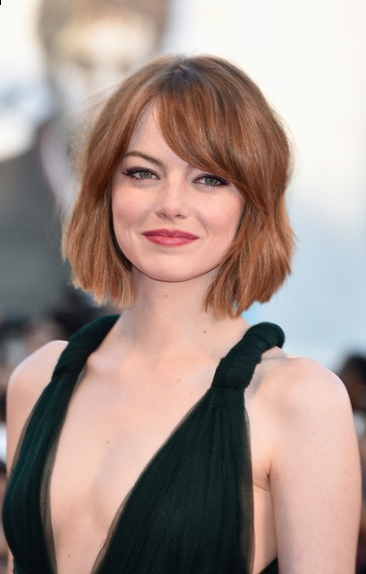
#> input picture percepcionC/Actividad_2/media/test.png, 366 x 574 px
$ jupyter execute SpacialFilters.ipynb
#> lines starting #> are read from the running program, lines starting #| are printed output that depends on the picture
# Actividad 2

## Descripción
A lo largo del curso, hemos explorado diferentes filtros espaciales, algunos suavizan las imágenes y otros que pareciera que le agregan ruido, así como algunos que se especializan en detectar bordes. La realidad es que todos estos filtros son de gran ayuda en muchos ámbitos, como en medicina, robótica, etc. En esta actividad, se profundiza sobre en la implementación de estos filtros, mostrando paso a paso el desarrollo de estos y algunos ejemplos.

[cell 1]
import cv2
import matplotlib.pyplot as plt
import numpy as np
from scipy import ndimage
import os

[cell 2]
class SpacialFilters(object):
    """
    Class that implements LP, HP filters with commons masks.
    In addition, it implements border detection.
    """

    BASE_DIR = os.getcwd()
    LP_FILTERS = {
        'average_filter': (np.ones(shape=(3,3))) * 1/9,
        'gaussian_filter': (np.array([1,2,1,2,4,2,1,2,1]).reshape(3,3)) * 1/16
    }
    HP_FILTERS = {
        'gradient': np.array([1,0,-1,1,0,-1,1,0,-1]).reshape(3,3),
        'laplacian': np.array([-1,-1,-1,-1,8,-1,-1,-1,-1]).reshape(3,3),
    }
    BORDER_DETECTION = {
        'prewitt_horizontal': np.array([1,1,1,0,0,0,-1,-1,-1]).reshape(3,3),
        'prewitt_vertical': np.array([-1,0,1,-1,0,1,-1,0,1]).reshape(3,3),
        'prewitt_45': np.array([-1,-1,0,-1,0,1,0,1,1]).reshape(3,3),
        'sobel_horizontal': np.array([1,2,1,0,0,0,-1,-2,-1]).reshape(3,3),
        'sobel_vertical': np.array([-1,0,1,-2,0,2,-1,0,1]).reshape(3,3),
        'sobel_45': np.array([-2,-1,0,-1,0,1,0,1,2]).reshape(3,3),
    }

    OPTIONS = (
        ('LP_FILTERS', LP_FILTERS.keys(), LP_FILTERS),
        ('HP_FILTERS', HP_FILTERS.keys(), HP_FILTERS),
        ('BORDER_DETECTION', BORDER_DETECTION.keys(), BORDER_DETECTION)
    )

    def __init__(self, img_path: str, weak_pixel=20, strong_pixel=180, low_threshold=0.01, high_threshold=0.04):
#> called with img_path = '/media/test.png', weak_pixel = 20, strong_pixel = 180, low_threshold = 0.01, high_threshold = 0.04
        self.low_threshold = low_threshold
        self.high_threshold = high_threshold
        self.weak_pixel = weak_pixel
        self.strong_pixel = strong_pixel
        self.option = None
        # Image on gray scale (represented on a numpy ndarray)
        self.image = cv2.imread(self.BASE_DIR + img_path, cv2.IMREAD_GRAYSCALE)
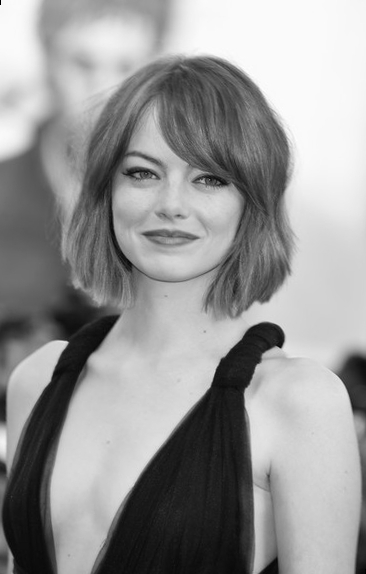
#> self.image: shape (574, 366); min 0, max 255, mean 150.4
        # image width
        self.width = int(self.image.shape[1])
#> self.width = 366
        # image height
        self.height = int(self.image.shape[0])
#> self.height = 574
        self.processed_image = None
        # Verify if the resolution is correct, else modify it
        self.resize_image()
        # Get the spacial filter (kernel or mask) to apply to the image
        self.kernel = self.get_filter()
        # Apply the kernel to the image
        self.apply_filter()


    def get_filter(self) -> np.array:
        """
        Display all the filters options to apply
        ...
        """
        # Dictionary to map the options with their masks
        valid_options = dict()
        is_valid = False
        print("Por favor, selecciona una opción.\n")
        # Show all the options
        for i in self.OPTIONS:
            print(i[0] + ":")
            for j in i[1]:
                raw_choice = j
                valid_options[raw_choice] = i[2][raw_choice]
                print("\t" + "- " + raw_choice)
        # Force to select a valid option
        while is_valid is False:
            option = input("\noption -> ")
            if option in valid_options.keys():
                is_valid = True
            else:
                print("Por favor ingresa una opción correcta.")
#> this loop made 7 passes; the answer given on pass 1: 1
        kernel = valid_options[option]
        self.option = option

        return kernel


    def resize_image(self) -> None:
        """
        Resize the image to a resolution appropriate to work with
        ...
        """
        if self.height > 700:
            scale_percent = 700 / self.height
            # Get new dimension for the resized image
            self.width = int(self.width * scale_percent)
            self.height = int(self.height * scale_percent)
            dim = (self.width, self.height)

            # Resize image
            self.image = cv2.resize(self.image, dim, interpolation = cv2.INTER_AREA)


    # [242 lines left out: functions get_window_result, apply_filter, non_max_suppression, threshold, hysteresis, canny_filter and 1 more, not called in this run]


$ run again, with percepcionC/Actividad_2/media/aleksei.png copied over percepcionC/Actividad_2/media/test.png
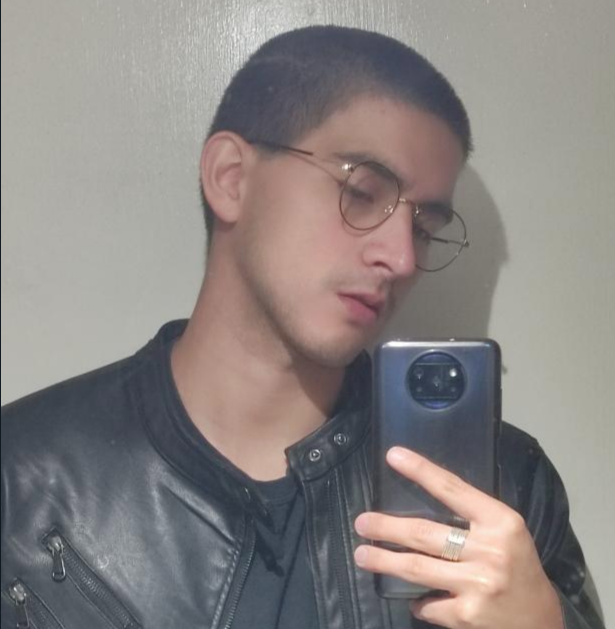
#> input picture percepcionC/Actividad_2/media/aleksei.png, 1230 x 1258 px (shown at 1/2 size)
#> in __init__, `self.image = cv2.imread(self.BASE_DIR + img_path, cv2.IMREAD_GRAYSCALE)`:
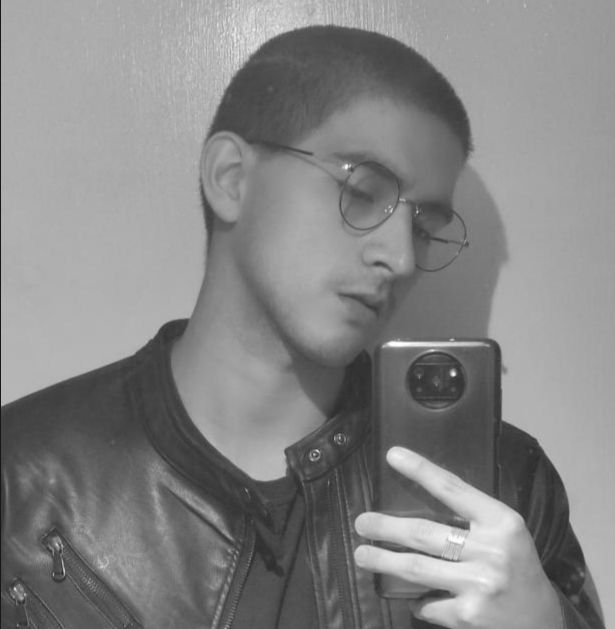
#> self.image: shape (1258, 1230) (shown at 1/2 size); min 24, max 253, mean 133.1
#> in resize_image, `self.image = cv2.resize(self.image, dim, interpolation = cv2.INTER_AREA)`:
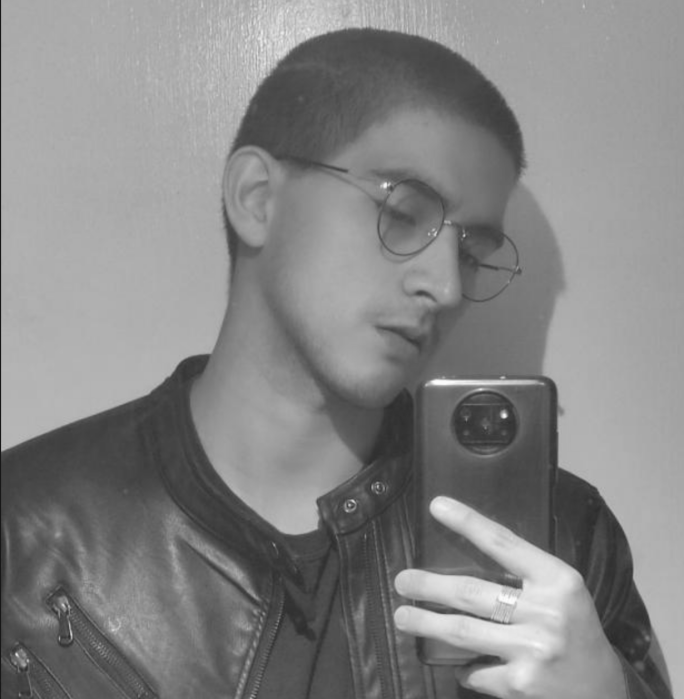
#> self.image: shape (699, 684); min 24, max 253, mean 133.1
#> the loop in get_filter, `while is_valid is False:` made 7 passes; the answer given on pass 1: 1

$ run again, with percepcionC/Actividad_2/media/carlos.png copied over percepcionC/Actividad_2/media/test.png
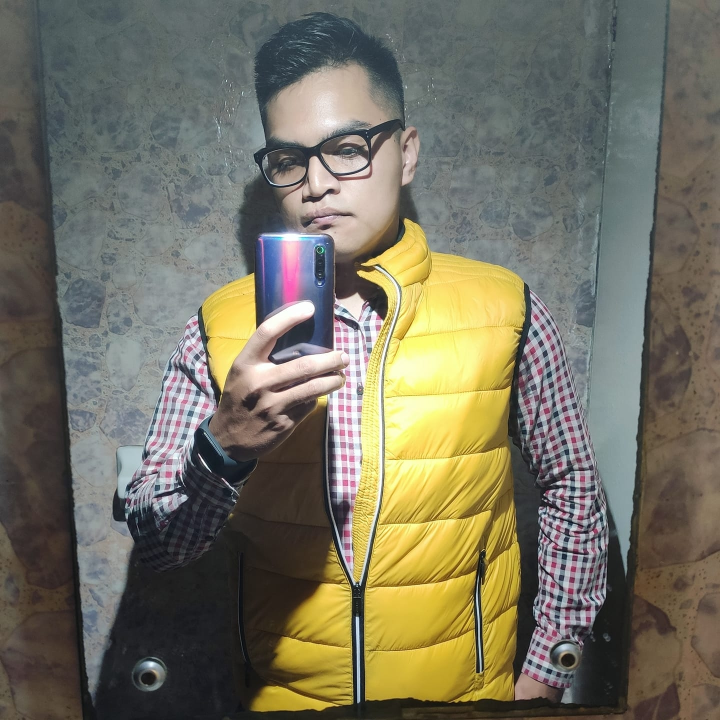
#> input picture percepcionC/Actividad_2/media/carlos.png, 1440 x 1440 px (shown at 1/2 size)
#> in __init__, `self.image = cv2.imread(self.BASE_DIR + img_path, cv2.IMREAD_GRAYSCALE)`:
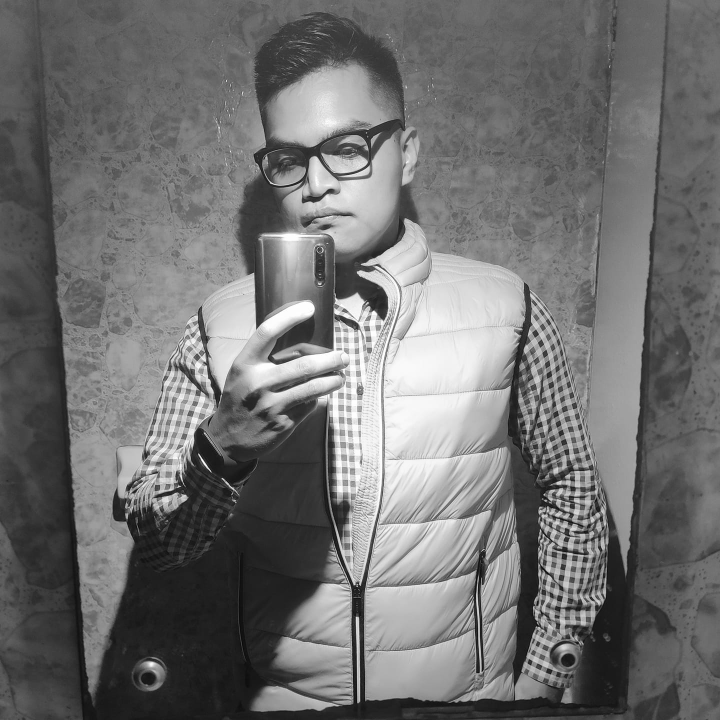
#> self.image: shape (1440, 1440) (shown at 1/2 size); min 0, max 255, mean 112.5
#> in resize_image, `self.image = cv2.resize(self.image, dim, interpolation = cv2.INTER_AREA)`:
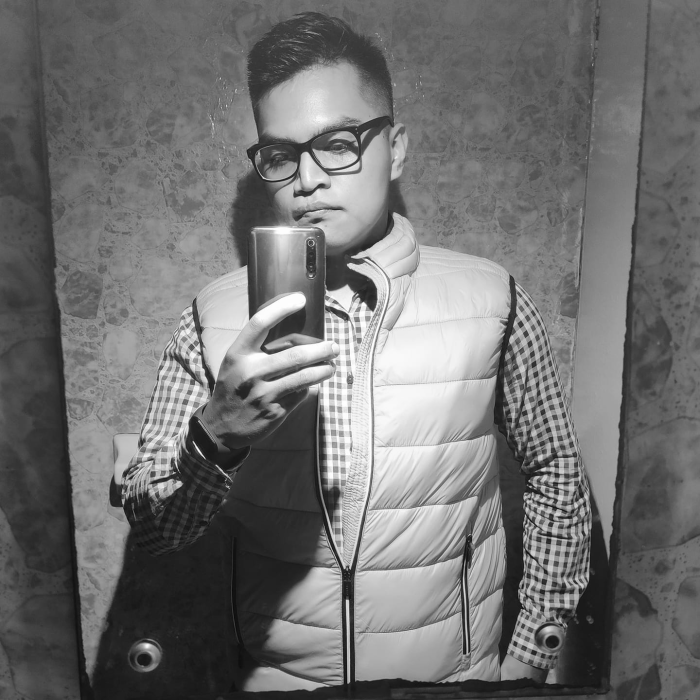
#> self.image: shape (700, 700); min 12, max 255, mean 112.5
#> the loop in get_filter, `while is_valid is False:` made 7 passes; the answer given on pass 1: 1

$ run again, with percepcionC/Actividad_2/media/cena.png copied over percepcionC/Actividad_2/media/test.png
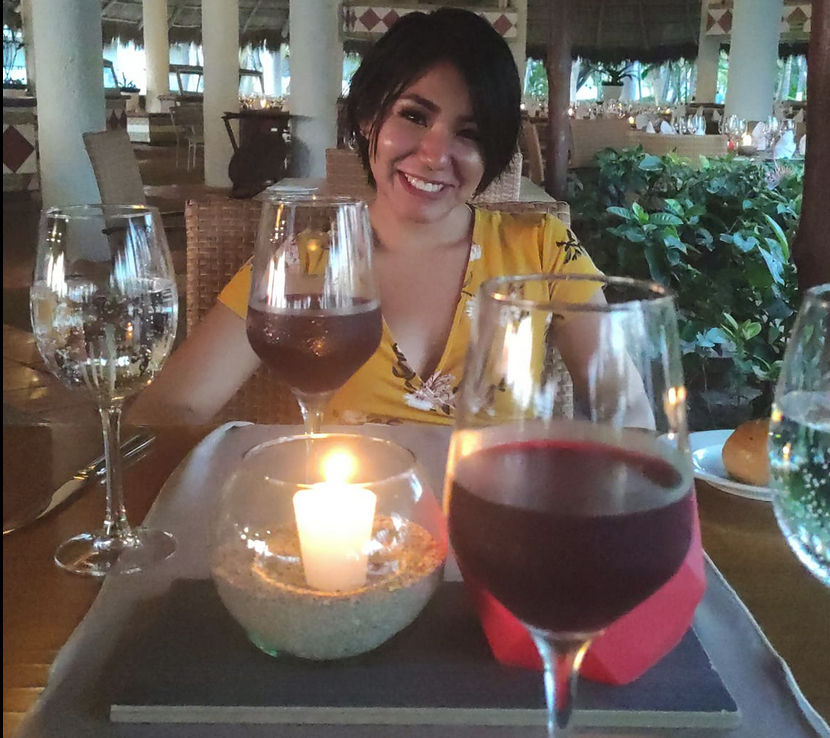
#> input picture percepcionC/Actividad_2/media/cena.png, 830 x 738 px
#> in __init__, `self.image = cv2.imread(self.BASE_DIR + img_path, cv2.IMREAD_GRAYSCALE)`:
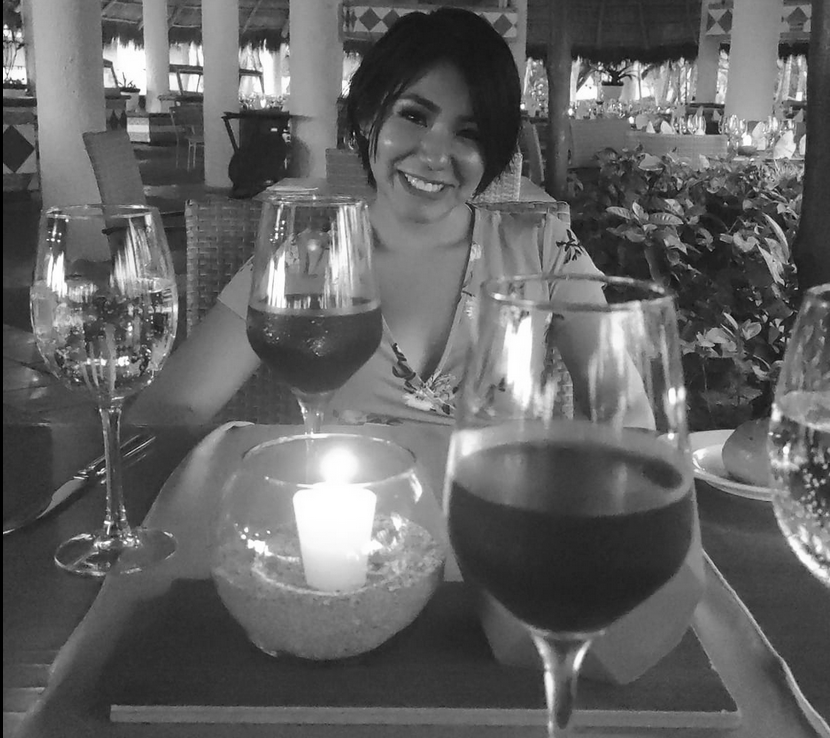
#> self.image: shape (738, 830); min 0, max 255, mean 99.2
#> the loop in get_filter, `while is_valid is False:` made 7 passes; the answer given on pass 1: 1
